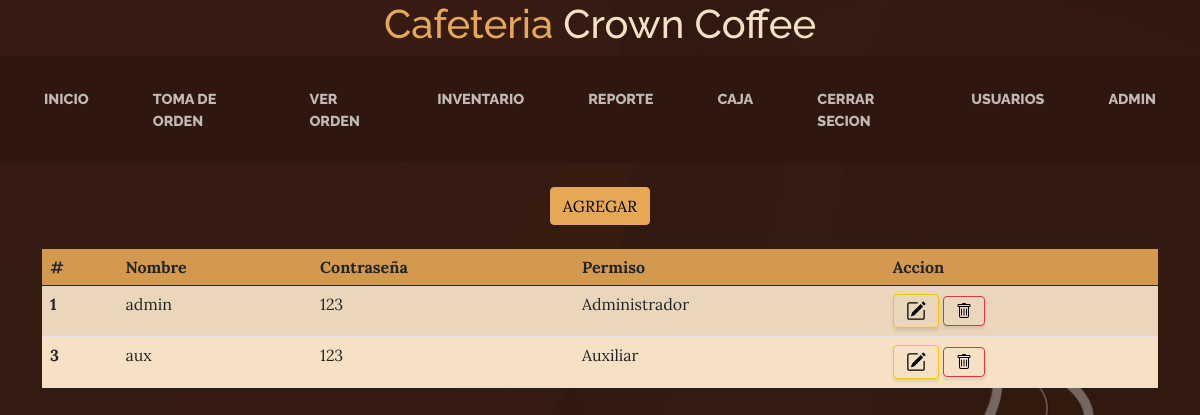
Screenshot of /usuario.php (signed in) with the database file from the repository.
### tables this page shows
CREATE TABLE `usuarios` (
  `id_usuario` int(11) NOT NULL,
  `nombre` varchar(100) NOT NULL,
  `contraseña` varchar(50) NOT NULL,
  `permiso` varchar(50) NOT NULL
);

### usuario.php (the view, shortened to what this page needs)
<?php
    $usuario = "SELECT * FROM usuarios"
?>
<!DOCTYPE html>
<html lang="en">
    <head>
        <link href="css/styles.css" rel="stylesheet" />
    </head>
    <body>
        <header>
            <h1 class="site text-center text-faded d-none d-lg-block">
                <span class="site-heading-upper text-primary mb-3">Cafeteria</span>
                <span class="site-heading-lower">Crown Coffee</span>
            </h1>
        </header>
        <?php
            if($_SESSION['permiso']== 'Administrador'){
                include 'headerAdmin.php';
            }else{
                include 'headerAux.php';
            }
        ?>
        <br>
        <div class="container text-center">
            <button name="agregar" type="button" class="btn btn-primary" data-bs-toggle="modal" data-bs-target="#exampleModal" data-bs-whatever="@mdo">AGREGAR</button>
        </div>
            <br>
                                <?php
                                include("userregistrar.php");
                                ?>
        <div class="container-sm ">
            <table class="table table-striped" id="datatable">
            <thead class="cta">
                <tr>
                    <th scope="col">#</th>
                    <th scope="col">Nombre</th>
                    <th scope="col">Contraseña</th>
                    <th scope="col">Permiso</th>
                    <th scope="col">Accion</th>
                </tr>
            </thead>
            <tbody class="bg-faded">
                <?php
                    $resultado = mysqli_query($conexion, $usuario);
                    while($row=mysqli_fetch_assoc($resultado)){
                ?>
                <tr>
                    <th scope="row"><?php echo $row["id_usuario"] ?></th>
                    <td><?php echo $row["nombre"] ?></td>
                    <td><?php echo $row["contraseña"] ?></td>
                    <td><?php echo $row["permiso"] ?></td>
                    <td>
                    <a class="btn btn-outline-warning" href="" data-bs-toggle="modal" data-bs-target="#modal_editar<?php echo $row["id_usuario"]; ?>" data-bs-whatever="@mdo">
                            <img class="d-line" src="img/pencil-square.svg" alt="">
                        </a>
                        <a class="btn btn-outline-danger" href="" data-bs-toggle="modal" data-bs-target="#modal_eliminar<?php echo $row["id_usuario"]; ?>" data-bs-whatever="@mdo">
                            <img class="d-inline" src="img/trash.svg" alt="">
                        </a>             </tr>
                <?php
                    }
                ?>
            </tbody>
        </table>
        </div>
    </body>
</html>

### rows the page displays
usuarios: id_usuario "1", nombre "admin", contraseña "123", permiso "Administrador"
usuarios: id_usuario "3", nombre "aux", contraseña "123", permiso "Auxiliar"

### other values shown
$_SESSION['usuario'] "ADMIN"
